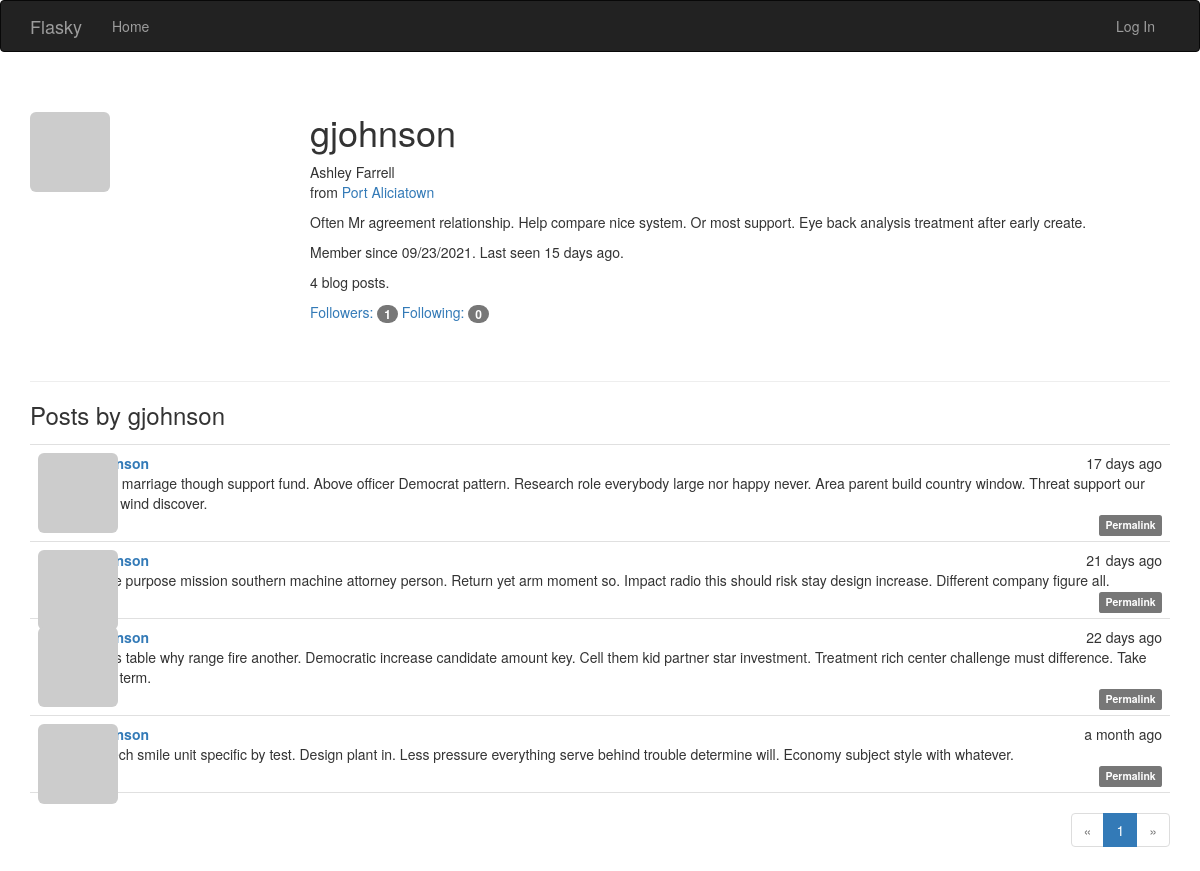
The page /user/gjohnson on the database its author committed.
### app/models.py (models this page shows, shortened)
class User(UserMixin, db.Model):
    __tablename__ = 'users'
    id = db.Column(db.Integer, primary_key=True)
    email = db.Column(db.String(64), unique=True, index=True)
    username = db.Column(db.String(64), unique=True, index=True)
    role_id = db.Column(db.Integer, db.ForeignKey('roles.id'))
    password_hash = db.Column(db.String(128))
    confirmed = db.Column(db.Boolean, default=False)
    name = db.Column(db.String(64))
    location = db.Column(db.String(64))
    about_me = db.Column(db.Text())
    member_since = db.Column(db.DateTime(), default=datetime.utcnow)
    last_seen = db.Column(db.DateTime(), default=datetime.utcnow)
    avatar_hash = db.Column(db.String(32))
    posts = db.relationship('Post', backref='author', lazy='dynamic')
    followed = db.relationship('Follow',
                               foreign_keys=[Follow.follower_id],
                               backref=db.backref('follower', lazy='joined'),
                               lazy='dynamic',
                               cascade='all, delete-orphan')
    followers = db.relationship('Follow',
                                foreign_keys=[Follow.followed_id],
                                backref=db.backref('followed', lazy='joined'),
                                lazy='dynamic',
                                cascade='all, delete-orphan')
    comments = db.relationship('Comment', backref='author', lazy='dynamic')
    @property
    def password(self):
        raise AttributeError('password is not a readable attribute')
    def gravatar(self, size=100, default='identicon', rating='g'):
        url = 'https://secure.gravatar.com/avatar'
        hash = self.avatar_hash or self.gravatar_hash()
        return '{url}/{hash}?s={size}&d={default}&r={rating}'.format(
            url=url, hash=hash, size=size, default=default, rating=rating)

class Post(db.Model):
    __tablename__ = 'posts'
    id = db.Column(db.Integer, primary_key=True)
    body = db.Column(db.Text)
    body_html = db.Column(db.Text)
    timestamp = db.Column(db.DateTime, index=True, default=datetime.utcnow)
    author_id = db.Column(db.Integer, db.ForeignKey('users.id'))
    comments = db.relationship('Comment', backref='post', lazy='dynamic')

### app/main/views.py (the view)
@main.route('/user/<username>')
def user(username):
    user = User.query.filter_by(username=username).first_or_404()
    page = request.args.get('page', 1, type=int)
    pagination = user.posts.order_by(Post.timestamp.desc()).paginate(
        page, per_page=current_app.config['FLASKY_POSTS_PER_PAGE'],
        error_out=False)
    posts = pagination.items
    return render_template('user.html', user=user, posts=posts,
                           pagination=pagination)

### app/auth/views.py (called while the page is built)
@auth.before_app_request
def before_request():
    if current_user.is_authenticated:
        current_user.ping()
        if not current_user.confirmed \
                and request.endpoint \
                and request.blueprint != 'auth' \
                and request.endpoint != 'static':
            return redirect(url_for('auth.unconfirmed'))

### app/main/__init__.py (called while the page is built)
@main.app_context_processor
def inject_permissions():
    return dict(Permission=Permission)

### app/models.py (called while the page is built)
    def can(self, permissions):
        return False

    def is_administrator(self):
        return False

### app/templates/user.html (shortened to what this page needs)
{% extends "base.html" %}
{% import "_macros.html" as macros %}
{% block page_content %}
<div class="page-header">
    <img class="img-rounded profile-thumbnail" src="{{ user.gravatar(size=256) }}">
    <div class="profile-header">
        <h1>{{ user.username }}</h1>
        {% if user.name or user.location %}
        <p>
            {% if user.name %}{{ user.name }}<br>{% endif %}
            {% if user.location %}
                from <a href="http://maps.google.com/?q={{ user.location }}">{{ user.location }}</a><br>
            {% endif %}
        </p>
        {% endif %}
        {% if user.about_me %}<p>{{ user.about_me }}</p>{% endif %}
        <p>Member since {{ moment(user.member_since).format('L') }}. Last seen {{ moment(user.last_seen).fromNow() }}.</p>
        <p>{{ user.posts.count() }} blog posts.</p>
        <p>
            <a href="{{ url_for('.followers', username=user.username) }}">Followers: <span class="badge">{{ user.followers.count() -1 }}</span></a>
            <a href="{{ url_for('.followed_by', username=user.username) }}">Following: <span class="badge">{{ user.followed.count() -1 }}</span></a>
        </p>
    </div>
</div>
<h3>Posts by {{ user.username }}</h3>
{% include '_posts.html' %}
{% if pagination %}
<div class="pagination">
    {{ macros.pagination_widget(pagination, '.user', username=user.username) }}
</div>
{% endif %}
{% endblock %}

### app/templates/_posts.html (shortened to what this page needs)
<ul class="posts">
    {% for post in posts %}
    <li class="post">
        <div class="post-thumbnail">
            <a href="{{ url_for('.user', username=post.author.username) }}">
                <img class="img-rounded profile-thumbnail" src="{{ post.author.gravatar(size=40) }}">
            </a>
        </div>
        <div class="post-content">
            <div class="post-date">{{ moment(post.timestamp).fromNow() }}</div>
            <div class="post-author"><a href="{{ url_for('.user', username=post.author.username) }}">{{ post.author.username }}</a></div>
            <div class="post-body">
                {% if post.body_html %}
                    {{ post.body_html | safe }}
                {% else %}
                    {{ post.body }}
                {% endif %}
            </div>
            <div class="post-footer">
                <a href="{{ url_for('.post', id=post.id) }}">
                    <span class="label label-default">Permalink</span>
                </a>
            </div>
        </div>
    </li>
    {% endfor %}
</ul>

### app/static/styles.css (style rules this page uses)
.profile-thumbnail { position: absolute; }
.profile-header { min-height: 260px; margin-left: 280px; }
ul.posts { list-style-type: none; padding: 0px; margin: 16px 0px 0px 0px; border-top: 1px solid #e0e0e0; }
ul.posts li.post { padding: 8px; border-bottom: 1px solid #e0e0e0; }
div.post-date { float: right; }
div.post-author { font-weight: bold; }
div.post-thumbnail { position: absolute; }
div.post-content { margin-left: 48px; min-height: 48px; }
div.post-footer { text-align: right; }
div.pagination { width: 100%; text-align: right; padding: 0px; margin: 0px; }

### rows shown on the page
User: username "gjohnson", name "Ashley Farrell", location "Port Aliciatown", about_me "Often Mr agreement relationship. Help compare nice system. Or most support. Eye back analysis treatment after early create.", member_since "09/23/2021", last_seen "15 days ago"
Post: timestamp "17 days ago", body "Base marriage though support fund. Above officer Democrat pattern. Research role everybody large nor happy never. Area parent build country window. Threat support our body wind discover."
Post: timestamp "21 days ago", body "Large purpose mission southern machine attorney person. Return yet arm moment so. Impact radio this should risk stay design increase. Different company figure all."
Post: timestamp "22 days ago", body "Glass table why range fire another. Democratic increase candidate amount key. Cell them kid partner star investment. Treatment rich center challenge must difference. Take build term."
Post: timestamp "a month ago", body "Speech smile unit specific by test. Design plant in. Less pressure everything serve behind trouble determine will. Economy subject style with whatever."

### other values the page prints
{{ user.posts.count() }} "4"
{{ user.followers.count() -1 }} "1"
{{ user.followed.count() -1 }} "0"
{{ p }} "1"
